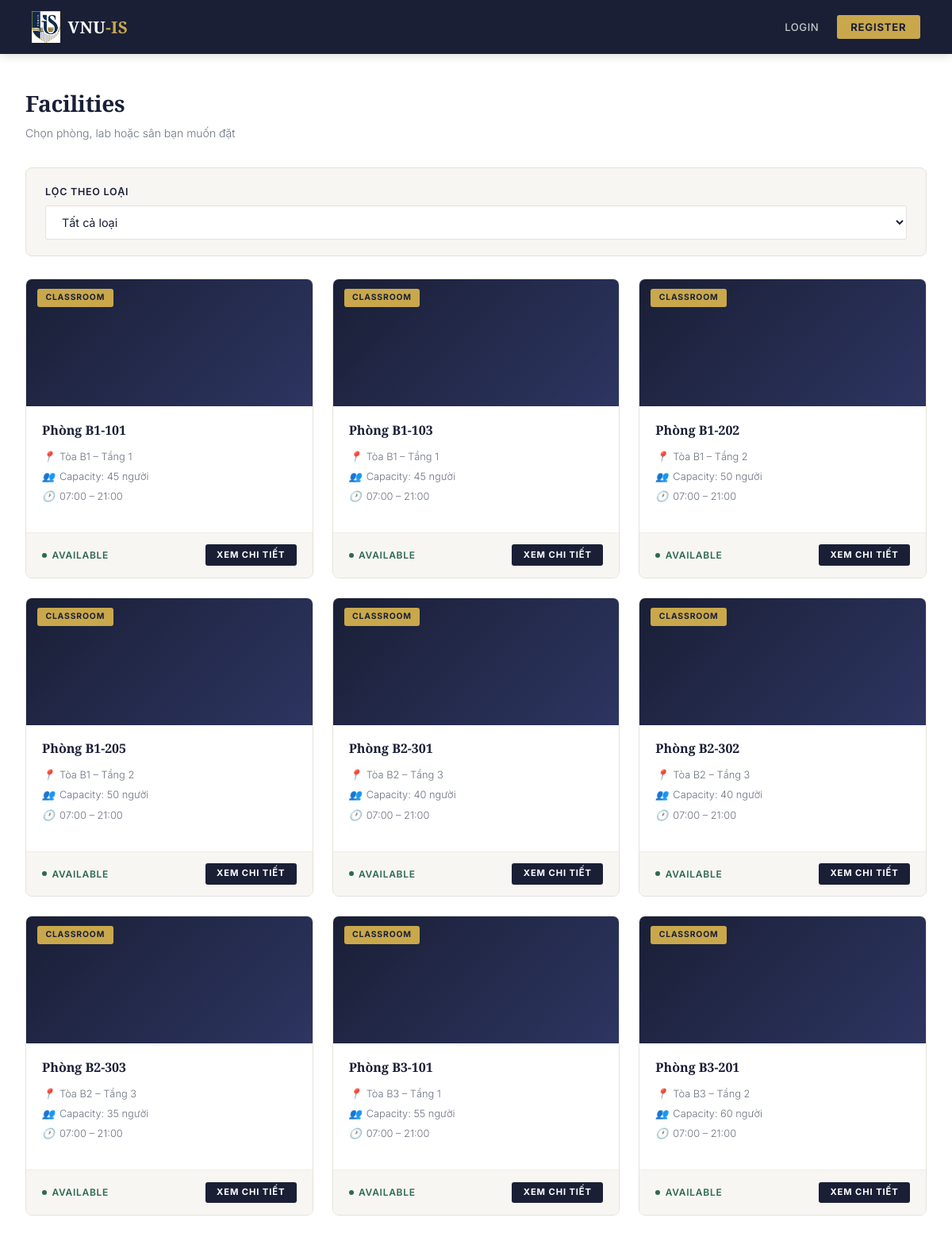
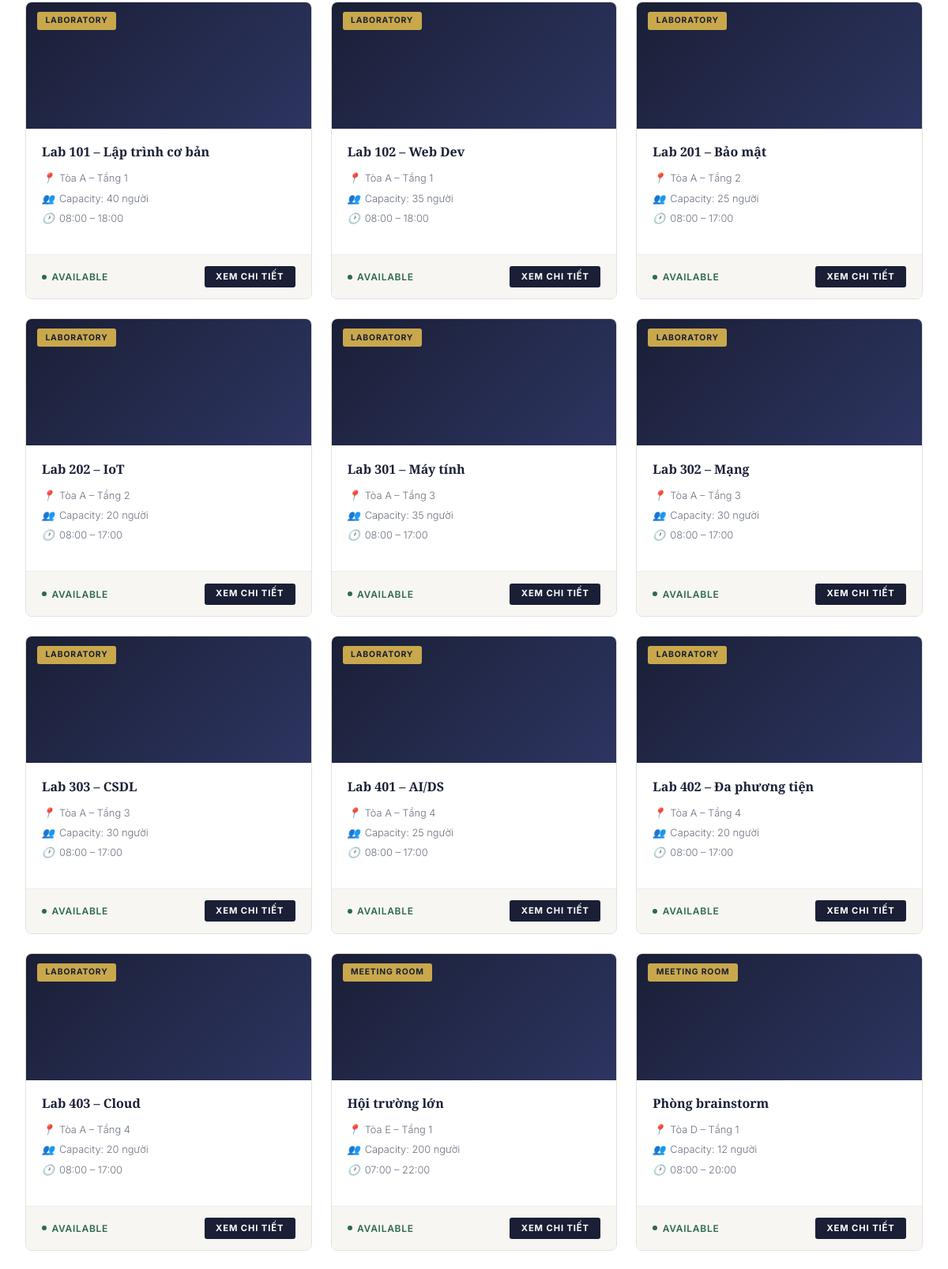
/user/facilities.php (upper part), run on the app's committed database (2 pictures, top to bottom).
### tables this page shows
CREATE TABLE facilities (
    facility_id INT AUTO_INCREMENT PRIMARY KEY,
    category_id INT NOT NULL,
    facility_name VARCHAR(150) NOT NULL,
    location VARCHAR(200) NOT NULL,
    capacity INT NOT NULL,
    open_time TIME NOT NULL,
    close_time TIME NOT NULL,
    facility_status ENUM('available', 'unavailable') NOT NULL DEFAULT 'available',
    description TEXT DEFAULT NULL,
    FOREIGN KEY (category_id) REFERENCES facility_categories(category_id),
    UNIQUE KEY unique_facility_location (facility_name, location)
);

CREATE TABLE facility_categories (
    category_id INT AUTO_INCREMENT PRIMARY KEY,
    category_name VARCHAR(100) NOT NULL UNIQUE,
    description VARCHAR(255) DEFAULT NULL
);

### config/database.php (called while the page is built, shortened)
<?php
function getDB(): PDO
{
    static $pdo = null;
    if ($pdo === null) {
        $pdo = new PDO(
            'mysql:host=' . DB_HOST . ';dbname=' . DB_NAME . ';charset=utf8mb4',
            DB_USER,
            DB_PASS,
            [
                PDO::ATTR_ERRMODE => PDO::ERRMODE_EXCEPTION,
                PDO::ATTR_DEFAULT_FETCH_MODE => PDO::FETCH_ASSOC,
            ]
        );
    }
    return $pdo;
}

### backend/core/Database.php (called while the page is built, shortened)
<?php
class Database
{
    private static ?PDO $connection = null;
    public static function getConnection(): PDO
    {
        if (self::$connection === null) {
            self::$connection = getDB();
        }
        return self::$connection;
    }
}

### backend/services/FacilityService.php (called while the page is built, shortened)
<?php
class FacilityService
{
    private FacilityModel $facilityModel;
    public function __construct()
    {
        $this->facilityModel = new FacilityModel();
    }
    public function getAvailableFacilities(?int $categoryId = null): array
    {
        return $this->facilityModel->findAvailable($categoryId);
    }
}

### backend/models/BaseModel.php (called while the page is built, shortened)
<?php
abstract class BaseModel
{
    public function __construct()
    {
        $this->db = Database::getConnection();
    }
}

### backend/models/FacilityModel.php (called while the page is built, shortened)
<?php
class FacilityModel extends BaseModel
{
    public function findAvailable(?int $categoryId = null): array
    {
        $sql = "
            SELECT f.*, c.category_name
            FROM facilities f
            INNER JOIN facility_categories c ON f.category_id = c.category_id
            WHERE f.facility_status = 'available'
        ";
        $params = [];
        $sql .= " ORDER BY c.category_name, f.facility_name";
        $stmt = $this->db->prepare($sql);
        $stmt->execute($params);
        return $stmt->fetchAll();
    }
}

### backend/core/Helpers.php (called while the page is built, shortened)
<?php
function e(?string $value): string
{
    return htmlspecialchars($value ?? '', ENT_QUOTES, 'UTF-8');
}
function formatTime(?string $time): string
{
    return substr($time, 0, 5);
}

### user/facilities.php (the view, shortened to what this page needs)
<?php
$facilityService = new FacilityService();
$categoryFilter = isset($_GET['category']) ? (int) $_GET['category'] : 0;
$facilities = $facilityService->getAvailableFacilities($categoryFilter ?: null);
require_once __DIR__ . '/../includes/header.php';
?>
<p class="page-title">Facilities</p>
<p class="page-subtitle">Chọn phòng, lab hoặc sân bạn muốn đặt</p>
<form method="GET" class="filter-bar">
    <div class="form-group">
        <label>Lọc theo loại</label>
        <select name="category" class="form-control" onchange="this.form.submit()">
            <option value="0">Tất cả loại</option>
        </select>
    </div>
</form>
<?php if (empty($facilities)): ?>
    <div class="empty-state">
        <p>Không có facility nào available.</p>
    </div>
<?php else: ?>
    <div class="facility-grid">
        <?php foreach ($facilities as $f): ?>
            <div class="facility-card">
                <div class="facility-card-img">
                    <span class="cat-label"><?= e($f['category_name']) ?></span>
                </div>
                <div class="facility-card-body">
                    <h3><?= e($f['facility_name']) ?></h3>
                    <div class="meta">
                        <div class="meta-item">
                            <i class="meta-icon">📍</i><?= e($f['location']) ?>
                        </div>
                        <div class="meta-item">
                            <i class="meta-icon">👥</i>Capacity: <?= $f['capacity'] ?> người
                        </div>
                        <div class="meta-item">
                            <i class="meta-icon">🕐</i><?= formatTime($f['open_time']) ?> – <?= formatTime($f['close_time']) ?>
                        </div>
                    </div>
                </div>
                <div class="facility-card-footer">
                    <span class="availability-dot">Available</span>
                    <a href="/webfinal/user/facility_detail.php?id=<?= $f['facility_id'] ?>" class="btn btn-primary btn-sm">Xem chi tiết</a>
                </div>
            </div>
        <?php endforeach; ?>
    </div>
<?php endif; ?>
<?php require_once __DIR__ . '/../includes/footer.php'; ?>

### assets/css/style.css (style rules this page uses)
:root { --navy: #1a1f36; --navy-hover: #0f1220; --gold: #c9a84c; --gold-light: #e8c97a; --white: #ffffff; --cream: #f8f6f2; --bg: #f5f5f0; --text: #1a1f36; --text-muted: #6b7280; --text-light: #9ca3af; --border: #e5e2db; --border-light:#f0ede8; --success: #2d6a4f; --danger: #c0392b; --warning: #d97706; --shadow-sm: 0 1px 4px rgba(26,31,54,0.06); --shadow: 0 4px 24px rgba(26,31,54,0.10); --shadow-lg: 0 12px 48px rgba(26,31,54,0.14); --radius: 4px; --radius-sm: 3px; --radius-lg: 8px; }
* { margin: 0; padding: 0; box-sizing: border-box; }
body { font-family: 'Inter', -apple-system, sans-serif; background: var(--white); color: var(--text); line-height: 1.6; min-height: 100vh; display: flex; flex-direction: column; -webkit-font-smoothing: antialiased; }
a { color: var(--navy); text-decoration: none; transition: color 0.2s; }
h1, h2, h3 { font-family: 'Playfair Display', serif; }
.page-title { font-family: 'Playfair Display', serif; font-size: 1.75rem; font-weight: 700; color: var(--text); letter-spacing: -0.01em; margin-bottom: 0.25rem; }
.page-subtitle { color: var(--text-muted); font-size: 0.875rem; margin-bottom: 2rem; font-weight: 300; }
.facility-grid { display: grid; grid-template-columns: repeat(auto-fill, minmax(300px, 1fr)); gap: 1.5rem; }
.facility-card { background: var(--white); border: 1px solid var(--border); border-radius: var(--radius-lg); overflow: hidden; transition: box-shadow 0.3s, transform 0.3s; display: flex; flex-direction: column; }
.facility-card-img { height: 160px; background: linear-gradient(135deg, var(--navy) 0%, #2d3561 100%); position: relative; overflow: hidden; display: flex; align-items: center; justify-content: center; }
.facility-card-img .cat-label { position: absolute; top: 12px; left: 14px; background: var(--gold); color: var(--navy); font-size: 0.65rem; font-weight: 700; padding: 0.2rem 0.65rem; border-radius: 3px; letter-spacing: 0.08em; text-transform: uppercase; }
.facility-card-body { padding: 1.1rem 1.25rem; flex: 1; display: flex; flex-direction: column; }
.facility-card-body h3 { font-family: 'Playfair Display', serif; font-size: 1rem; font-weight: 700; color: var(--text); margin-bottom: 0.65rem; }
.facility-card-body .meta { flex: 1; margin-bottom: 0.75rem; }
.facility-card-body .meta-item { display: flex; align-items: center; gap: 0.5rem; color: var(--text-muted); font-size: 0.8rem; margin-bottom: 0.3rem; font-weight: 300; }
.meta-icon { width: 14px; text-align: center; flex-shrink: 0; }
.facility-card-footer { padding: 0.9rem 1.25rem; border-top: 1px solid var(--border-light); display: flex; align-items: center; justify-content: space-between; background: var(--cream); }
.availability-dot { display: inline-flex; align-items: center; gap: 0.4rem; font-size: 0.75rem; font-weight: 600; color: var(--success); text-transform: uppercase; letter-spacing: 0.06em; }
.availability-dot::before { content: ''; width: 6px; height: 6px; background: var(--success); border-radius: 50%; }
.btn { display: inline-flex; align-items: center; justify-content: center; padding: 0.7rem 1.8rem; border-radius: var(--radius-sm); font-size: 0.78rem; font-weight: 700; font-family: inherit; cursor: pointer; border: none; transition: all 0.2s; line-height: 1.4; text-decoration: none !important; letter-spacing: 0.08em; text-transform: uppercase; }
.btn-primary { background: var(--navy); color: var(--white); }
.btn-sm { padding: 0.35rem 0.9rem; font-size: 0.7rem; }
.form-group { margin-bottom: 1.25rem; }
.form-group label { display: block; margin-bottom: 0.4rem; font-weight: 600; color: var(--text); font-size: 0.78rem; text-transform: uppercase; letter-spacing: 0.06em; }
.form-control { width: 100%; padding: 0.7rem 1rem; border: 1px solid var(--border); border-radius: var(--radius-sm); font-size: 0.9rem; font-family: inherit; transition: border-color 0.2s, box-shadow 0.2s; background: var(--white); color: var(--text); }
.filter-bar { display: flex; gap: 1rem; align-items: flex-end; flex-wrap: wrap; margin-bottom: 1.75rem; padding: 1.25rem 1.5rem; background: var(--cream); border-radius: var(--radius-lg); border: 1px solid var(--border); }
.filter-bar .form-group { margin-bottom: 0; flex: 1; min-width: 160px; }

### data on the page
facilities: category.category_name "CLASSROOM", facility_name "Phòng B1-101", location "Tòa B1 – Tầng 1", capacity "45", open_time "07:00", close_time "21:00"
facilities: category.category_name "CLASSROOM", facility_name "Phòng B1-103", location "Tòa B1 – Tầng 1", capacity "45", open_time "07:00", close_time "21:00"
facilities: category.category_name "CLASSROOM", facility_name "Phòng B1-202", location "Tòa B1 – Tầng 2", capacity "50", open_time "07:00", close_time "21:00"
facilities: category.category_name "CLASSROOM", facility_name "Phòng B1-205", location "Tòa B1 – Tầng 2", capacity "50", open_time "07:00", close_time "21:00"
facilities: category.category_name "CLASSROOM", facility_name "Phòng B2-301", location "Tòa B2 – Tầng 3", capacity "40", open_time "07:00", close_time "21:00"
facilities: category.category_name "CLASSROOM", facility_name "Phòng B2-302", location "Tòa B2 – Tầng 3", capacity "40", open_time "07:00", close_time "21:00"
facilities: category.category_name "CLASSROOM", facility_name "Phòng B2-303", location "Tòa B2 – Tầng 3", capacity "35", open_time "07:00", close_time "21:00"
facilities: category.category_name "CLASSROOM", facility_name "Phòng B3-101", location "Tòa B3 – Tầng 1", capacity "55", open_time "07:00", close_time "21:00"
facilities: category.category_name "CLASSROOM", facility_name "Phòng B3-201", location "Tòa B3 – Tầng 2", capacity "60", open_time "07:00", close_time "21:00"
facilities: category.category_name "LABORATORY", facility_name "Lab 101 – Lập trình cơ bản", location "Tòa A – Tầng 1", capacity "40", open_time "08:00", close_time "18:00"
facilities: category.category_name "LABORATORY", facility_name "Lab 102 – Web Dev", location "Tòa A – Tầng 1", capacity "35", open_time "08:00", close_time "18:00"
facilities: category.category_name "LABORATORY", facility_name "Lab 201 – Bảo mật", location "Tòa A – Tầng 2", capacity "25", open_time "08:00", close_time "17:00"
facilities: category.category_name "LABORATORY", facility_name "Lab 202 – IoT", location "Tòa A – Tầng 2", capacity "20", open_time "08:00", close_time "17:00"
facilities: category.category_name "LABORATORY", facility_name "Lab 301 – Máy tính", location "Tòa A – Tầng 3", capacity "35", open_time "08:00", close_time "17:00"
facilities: category.category_name "LABORATORY", facility_name "Lab 302 – Mạng", location "Tòa A – Tầng 3", capacity "30", open_time "08:00", close_time "17:00"
facilities: category.category_name "LABORATORY", facility_name "Lab 303 – CSDL", location "Tòa A – Tầng 3", capacity "30", open_time "08:00", close_time "17:00"
facilities: category.category_name "LABORATORY", facility_name "Lab 401 – AI/DS", location "Tòa A – Tầng 4", capacity "25", open_time "08:00", close_time "17:00"
facilities: category.category_name "LABORATORY", facility_name "Lab 402 – Đa phương tiện", location "Tòa A – Tầng 4", capacity "20", open_time "08:00", close_time "17:00"
facilities: category.category_name "LABORATORY", facility_name "Lab 403 – Cloud", location "Tòa A – Tầng 4", capacity "20", open_time "08:00", close_time "17:00"
facilities: category.category_name "MEETING ROOM", facility_name "Hội trường lớn", location "Tòa E – Tầng 1", capacity "200", open_time "07:00", close_time "22:00"
facilities: category.category_name "MEETING ROOM", facility_name "Phòng brainstorm", location "Tòa D – Tầng 1", capacity "12", open_time "08:00", close_time "20:00"
